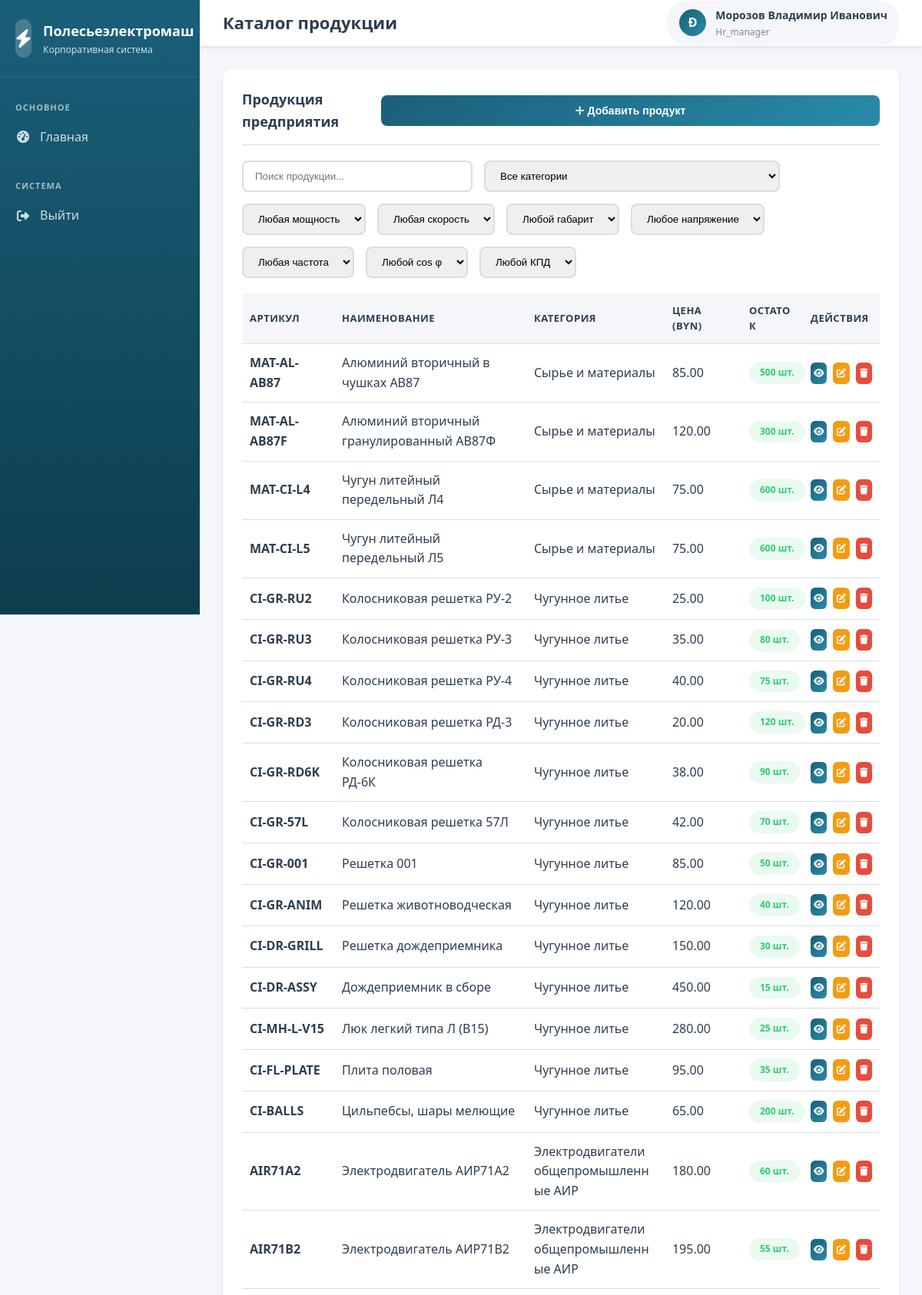
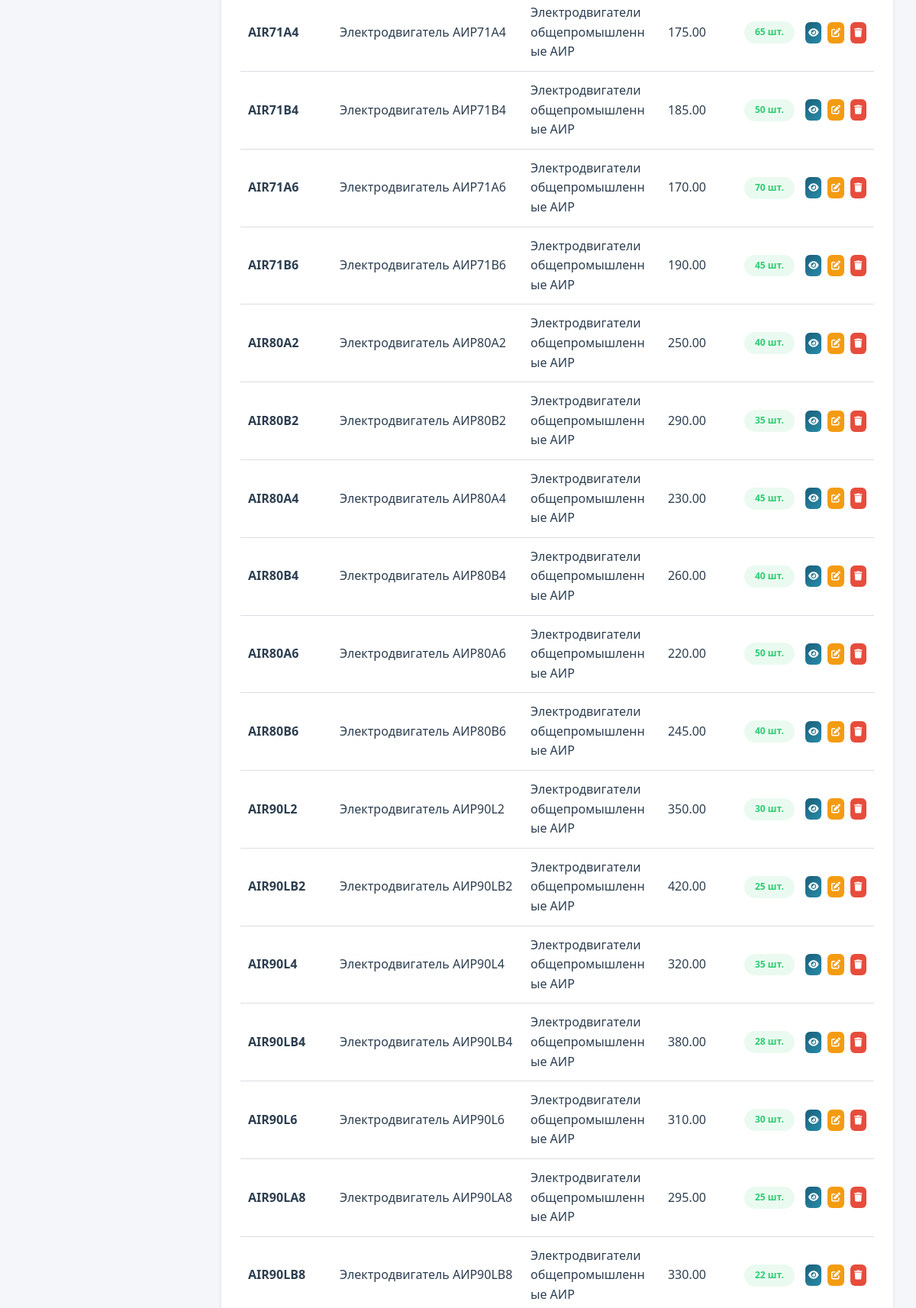
Page /modules/products/index.php (signed in, upper part) on the committed database (2 pictures, top to bottom).
### tables this page shows
CREATE TABLE products (
    id INT AUTO_INCREMENT PRIMARY KEY,
    product_code VARCHAR(50) NOT NULL UNIQUE,
    product_name VARCHAR(200) NOT NULL,
    category_id INT,
    description TEXT,
    specifications JSON,
    base_price DECIMAL(10,2) NOT NULL,
    currency VARCHAR(3) DEFAULT 'BYN',
    weight DECIMAL(10,3) DEFAULT 0 COMMENT 'Вес единицы продукции в кг',
    stock_quantity INT DEFAULT 0,
    min_stock_level INT DEFAULT 10,
    is_active TINYINT(1) DEFAULT 1,
    created_at TIMESTAMP DEFAULT CURRENT_TIMESTAMP,
    updated_at TIMESTAMP DEFAULT CURRENT_TIMESTAMP ON UPDATE CURRENT_TIMESTAMP,
    FOREIGN KEY (category_id) REFERENCES product_categories(id) ON DELETE SET NULL
);

CREATE TABLE product_categories (
    id INT AUTO_INCREMENT PRIMARY KEY,
    category_name VARCHAR(100) NOT NULL,
    parent_id INT NULL,
    description TEXT,
    created_at TIMESTAMP DEFAULT CURRENT_TIMESTAMP,
    FOREIGN KEY (parent_id) REFERENCES product_categories(id) ON DELETE SET NULL
);

### modules/products/index.php (the view, shortened to what this page needs)
<?php
$pdo = getDBConnection();
$userFullName = $_SESSION['full_name'];
$initials = strtoupper(substr($userFullName, 0, 1));
try {
    $stmt = $pdo->query("
        SELECT p.*, pc.category_name
        FROM products p
        LEFT JOIN product_categories pc ON p.category_id = pc.id
        ORDER BY p.created_at DESC
    ");
    $products = $stmt->fetchAll();
} catch (PDOException $e) {
    $error = 'Ошибка загрузки данных';
    $products = [];
    $categories = [];
}
?>
<!DOCTYPE html>
<html lang="ru">
<head>
    <link rel="stylesheet" href="../../assets/css/style.css">
    <link rel="stylesheet" href="https://cdnjs.cloudflare.com/ajax/libs/font-awesome/6.4.0/css/all.min.css">
</head>
<body>
    <div class="dashboard-container">
        <aside class="sidebar">
            <div class="sidebar-header">
                <div class="sidebar-logo">
                    <div class="logo-icon">
                        <i class="fas fa-bolt"></i>
                    </div>
                    <div class="logo-text">
                        <h2>Полесьеэлектромаш</h2>
                        <p>Корпоративная система</p>
                    </div>
                </div>
            </div>
            <?php
            include '../../includes/sidebar.php';
            ?>
        </aside>
        <div class="main-content">
            <header class="header">
                <div class="header-left">
                    <div class="header-title">
                        <h1>Каталог продукции</h1>
                    </div>
                </div>
                <div class="header-right">
                    <div class="user-info">
                        <div class="user-avatar">
                            <?php echo $initials; ?>
                        </div>
                        <div class="user-details">
                            <span class="user-name"><?php echo htmlspecialchars($userFullName); ?></span>
                            <span class="user-role"><?php echo ucfirst($userRole); ?></span>
                        </div>
                    </div>
                </div>
            </header>
            <div class="content-area">
                <div class="card">
                    <div class="card-header">
                        <h2 class="card-title">Продукция предприятия</h2>
                        <button class="btn btn-primary" onclick="openModal('addProductModal')">
                            <i class="fas fa-plus"></i> Добавить продукт
                        </button>
                    </div>
                    <div style="margin-bottom: 20px; display: flex; gap: 15px; flex-wrap: wrap;">
                        <input
                            type="text"
                            id="productSearch"
                            placeholder="Поиск продукции..."
                            onkeyup="filterProducts()"
                            style="padding: 10px 15px; border: 2px solid var(--border-color); border-radius: 8px; width: 300px;"
                        >
                        <select id="categoryFilter" onchange="filterProducts()" style="padding: 10px 15px; border: 2px solid var(--border-color); border-radius: 8px;">
                            <option value="">Все категории</option>
                        </select>
                        <select id="powerFilter" onchange="filterProducts()" style="padding: 10px 15px; border: 2px solid var(--border-color); border-radius: 8px;">
                            <option value="">Любая мощность</option>
                        </select>
                        <select id="speedFilter" onchange="filterProducts()" style="padding: 10px 15px; border: 2px solid var(--border-color); border-radius: 8px;">
                            <option value="">Любая скорость</option>
                        </select>
                        <select id="frameFilter" onchange="filterProducts()" style="padding: 10px 15px; border: 2px solid var(--border-color); border-radius: 8px;">
                            <option value="">Любой габарит</option>
                        </select>
                        <select id="voltageFilter" onchange="filterProducts()" style="padding: 10px 15px; border: 2px solid var(--border-color); border-radius: 8px;">
                            <option value="">Любое напряжение</option>
                        </select>
                        <select id="frequencyFilter" onchange="filterProducts()" style="padding: 10px 15px; border: 2px solid var(--border-color); border-radius: 8px;">
                            <option value="">Любая частота</option>
                        </select>
                        <select id="cosPhiFilter" onchange="filterProducts()" style="padding: 10px 15px; border: 2px solid var(--border-color); border-radius: 8px;">
                            <option value="">Любой cos φ</option>
                        </select>
                        <select id="efficiencyFilter" onchange="filterProducts()" style="padding: 10px 15px; border: 2px solid var(--border-color); border-radius: 8px;">
                            <option value="">Любой КПД</option>
                        </select>
                    </div>
                    <div class="table-responsive">
                        <table class="data-table" id="productsTable">
                            <thead>
                                <tr>
                                    <th>Артикул</th>
                                    <th>Наименование</th>
                                    <th>Категория</th>
                                    <th>Цена (BYN)</th>
                                    <th>Остаток</th>
                                    <th>Действия</th>
                                </tr>
                            </thead>
                            <tbody>
                                <?php if (empty($products)): ?>
                                    <tr>
                                        <td colspan="6" class="text-center">Продукция не найдена</td>
                                    </tr>
                                <?php else: ?>
                                    <?php foreach ($products as $product): ?>
                                        <?php
                                        $specs = json_decode($product['specifications'] ?? '{}', true);
                                        $productWithSpecs = $product;
                                        $productWithSpecs['specifications'] = $specs;
                                        ?>
                                        <tr data-category="<?php echo $product['category_id'] ?? ''; ?>"
                                            data-power="<?php echo isset($specs['power_kw']) ? $specs['power_kw'] : ''; ?>"
                                            data-speed="<?php echo isset($specs['rpm']) ? $specs['rpm'] : ''; ?>"
                                            data-frame="<?php echo isset($specs['frame_size_mm']) ? $specs['frame_size_mm'] : ''; ?>"
                                            data-voltage="<?php echo isset($specs['voltage_v']) ? $specs['voltage_v'] : ''; ?>"
                                            data-frequency="<?php echo isset($specs['frequency_hz']) ? $specs['frequency_hz'] : ''; ?>"
                                            data-cosphi="<?php echo isset($specs['cos_phi']) ? $specs['cos_phi'] : ''; ?>"
                                            data-efficiency="<?php echo isset($specs['efficiency_pct']) ? $specs['efficiency_pct'] : ''; ?>"
                                            data-product='<?php echo htmlspecialchars(json_encode($productWithSpecs, JSON_UNESCAPED_UNICODE), ENT_QUOTES); ?>'>
                                            <td><strong><?php echo htmlspecialchars($product['product_code']); ?></strong></td>
                                            <td><?php echo htmlspecialchars($product['product_name']); ?></td>
                                            <td><?php echo htmlspecialchars($product['category_name'] ?? 'Не указана'); ?></td>
                                            <td><?php echo number_format($product['base_price'], 2); ?></td>
                                            <td>
                                                <?php if ($product['stock_quantity'] <= $product['min_stock_level']): ?>
                                                    <span class="badge badge-danger"><?php echo $product['stock_quantity']; ?> шт.</span>
                                                <?php else: ?>
                                                    <span class="badge badge-success"><?php echo $product['stock_quantity']; ?> шт.</span>
                                                <?php endif; ?>
                                            </td>
                                            <td>
                                                <div class="action-buttons">
                                                    <button class="btn btn-sm btn-icon btn-primary" title="Просмотр характеристик" onclick="viewProduct(<?php echo $product['id']; ?>)">
                                                        <i class="fas fa-eye"></i>
                                                    </button>
                                                    <button class="btn btn-sm btn-icon btn-secondary" title="Редактировать" onclick="editProduct(<?php echo $product['id']; ?>)">
                                                        <i class="fas fa-edit"></i>
                                                    </button>
                                                    <button class="btn btn-sm btn-icon btn-danger" title="Удалить" onclick="deleteProduct(<?php echo $product['id']; ?>, '<?php echo htmlspecialchars($product['product_name']); ?>')">
                                                        <i class="fas fa-trash"></i>
                                                    </button>
                                                </div>
                                            </td>
                                        </tr>
                                    <?php endforeach; ?>
                                <?php endif; ?>
                            </tbody>
                        </table>
                    </div>
                </div>
            </div>
        </div>
    </div>
</body>
</html>

### rows in the picture
products: product_code "MAT-AL-AB87", product_name "Алюминий вторичный в чушках АВ87", category.category_name "Сырье и материалы", base_price "85.00", stock_quantity "500"
products: product_code "MAT-AL-AB87F", product_name "Алюминий вторичный гранулированный АВ87Ф", category.category_name "Сырье и материалы", base_price "120.00", stock_quantity "300"
products: product_code "MAT-CI-L4", product_name "Чугун литейный передельный Л4", category.category_name "Сырье и материалы", base_price "75.00", stock_quantity "600"
products: product_code "MAT-CI-L5", product_name "Чугун литейный передельный Л5", category.category_name "Сырье и материалы", base_price "75.00", stock_quantity "600"
products: product_code "CI-GR-RU2", product_name "Колосниковая решетка РУ-2", category.category_name "Чугунное литье", base_price "25.00", stock_quantity "100"
products: product_code "CI-GR-RU3", product_name "Колосниковая решетка РУ-3", category.category_name "Чугунное литье", base_price "35.00", stock_quantity "80"
products: product_code "CI-GR-RU4", product_name "Колосниковая решетка РУ-4", category.category_name "Чугунное литье", base_price "40.00", stock_quantity "75"
products: product_code "CI-GR-RD3", product_name "Колосниковая решетка РД-3", category.category_name "Чугунное литье", base_price "20.00", stock_quantity "120"
products: product_code "CI-GR-RD6K", product_name "Колосниковая решетка РД-6К", category.category_name "Чугунное литье", base_price "38.00", stock_quantity "90"
products: product_code "CI-GR-57L", product_name "Колосниковая решетка 57Л", category.category_name "Чугунное литье", base_price "42.00", stock_quantity "70"
products: product_code "CI-GR-001", product_name "Решетка 001", category.category_name "Чугунное литье", base_price "85.00", stock_quantity "50"
products: product_code "CI-GR-ANIM", product_name "Решетка животноводческая", category.category_name "Чугунное литье", base_price "120.00", stock_quantity "40"
products: product_code "CI-DR-GRILL", product_name "Решетка дождеприемника", category.category_name "Чугунное литье", base_price "150.00", stock_quantity "30"
products: product_code "CI-DR-ASSY", product_name "Дождеприемник в сборе", category.category_name "Чугунное литье", base_price "450.00", stock_quantity "15"
products: product_code "CI-MH-L-V15", product_name "Люк легкий типа Л (В15)", category.category_name "Чугунное литье", base_price "280.00", stock_quantity "25"
products: product_code "CI-FL-PLATE", product_name "Плита половая", category.category_name "Чугунное литье", base_price "95.00", stock_quantity "35"
products: product_code "CI-BALLS", product_name "Цильпебсы, шары мелющие", category.category_name "Чугунное литье", base_price "65.00", stock_quantity "200"
products: product_code "AIR71A2", product_name "Электродвигатель АИР71А2", category.category_name "Электродвигатели общепромышленные АИР", base_price "180.00", stock_quantity "60"
products: product_code "AIR71B2", product_name "Электродвигатель АИР71В2", category.category_name "Электродвигатели общепромышленные АИР", base_price "195.00", stock_quantity "55"
products: product_code "AIR71A4", product_name "Электродвигатель АИР71А4", category.category_name "Электродвигатели общепромышленные АИР", base_price "175.00", stock_quantity "65"
products: product_code "AIR71B4", product_name "Электродвигатель АИР71В4", category.category_name "Электродвигатели общепромышленные АИР", base_price "185.00", stock_quantity "50"
products: product_code "AIR71A6", product_name "Электродвигатель АИР71А6", category.category_name "Электродвигатели общепромышленные АИР", base_price "170.00", stock_quantity "70"
products: product_code "AIR71B6", product_name "Электродвигатель АИР71В6", category.category_name "Электродвигатели общепромышленные АИР", base_price "190.00", stock_quantity "45"
products: product_code "AIR80A2", product_name "Электродвигатель АИР80А2", category.category_name "Электродвигатели общепромышленные АИР", base_price "250.00", stock_quantity "40"
products: product_code "AIR80B2", product_name "Электродвигатель АИР80В2", category.category_name "Электродвигатели общепромышленные АИР", base_price "290.00", stock_quantity "35"
products: product_code "AIR80A4", product_name "Электродвигатель АИР80А4", category.category_name "Электродвигатели общепромышленные АИР", base_price "230.00", stock_quantity "45"
products: product_code "AIR80B4", product_name "Электродвигатель АИР80В4", category.category_name "Электродвигатели общепромышленные АИР", base_price "260.00", stock_quantity "40"
products: product_code "AIR80A6", product_name "Электродвигатель АИР80А6", category.category_name "Электродвигатели общепромышленные АИР", base_price "220.00", stock_quantity "50"
products: product_code "AIR80B6", product_name "Электродвигатель АИР80В6", category.category_name "Электродвигатели общепромышленные АИР", base_price "245.00", stock_quantity "40"
products: product_code "AIR90L2", product_name "Электродвигатель АИР90L2", category.category_name "Электродвигатели общепромышленные АИР", base_price "350.00", stock_quantity "30"
products: product_code "AIR90LB2", product_name "Электродвигатель АИР90LВ2", category.category_name "Электродвигатели общепромышленные АИР", base_price "420.00", stock_quantity "25"
products: product_code "AIR90L4", product_name "Электродвигатель АИР90L4", category.category_name "Электродвигатели общепромышленные АИР", base_price "320.00", stock_quantity "35"
products: product_code "AIR90LB4", product_name "Электродвигатель АИР90LВ4", category.category_name "Электродвигатели общепромышленные АИР", base_price "380.00", stock_quantity "28"
products: product_code "AIR90L6", product_name "Электродвигатель АИР90L6", category.category_name "Электродвигатели общепромышленные АИР", base_price "310.00", stock_quantity "30"
products: product_code "AIR90LA8", product_name "Электродвигатель АИР90LА8", category.category_name "Электродвигатели общепромышленные АИР", base_price "295.00", stock_quantity "25"
products: product_code "AIR90LB8", product_name "Электродвигатель АИР90LВ8", category.category_name "Электродвигатели общепромышленные АИР", base_price "330.00", stock_quantity "22"

### other values in the picture
$item['text'] "Главная"
$initials "Ð"
$userFullName "Морозов Владимир Иванович"
$userRole "Hr_manager"
